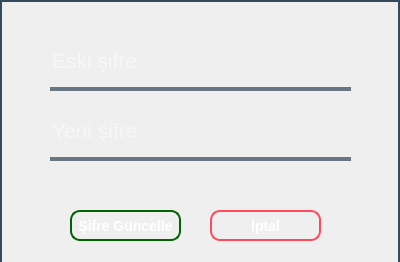
<?xml version="1.0" encoding="UTF-8"?>
<ui version="4.0">
 <class>Dialog</class>
 <widget class="QDialog" name="Dialog">
  <property name="geometry">
   <rect>
    <x>0</x>
    <y>0</y>
    <width>400</width>
    <height>262</height>
   </rect>
  </property>
  <property name="windowTitle">
   <string>Dialog</string>
  </property>
  <widget class="QLineEdit" name="oldPasswordEdit">
   <property name="geometry">
    <rect>
     <x>50</x>
     <y>40</y>
     <width>301</width>
     <height>51</height>
    </rect>
   </property>
   <property name="font">
    <font>
     <pointsize>16</pointsize>
    </font>
   </property>
   <property name="styleSheet">
    <string notr="true">background-color:rgba(0,0,0,0);
border:none;
border-bottom:4px solid rgba(105,118,132,255);
color:white;
padding-bottom:7px;</string>
   </property>
   <property name="placeholderText">
    <string>Eski şifre</string>
   </property>
  </widget>
  <widget class="QLabel" name="background">
   <property name="geometry">
    <rect>
     <x>0</x>
     <y>0</y>
     <width>400</width>
     <height>300</height>
    </rect>
   </property>
   <property name="styleSheet">
    <string notr="true">QLabel#background {
    background: qlineargradient(spread:pad, x1:0, y1:0, x2:1, y2:0, 
                                stop:0 #2c3e50, 
                                stop:0.5 #34495e, 
                                stop:1 #2c3e50); /* Gradient arka plan */
    border: 2px solid #34495e;     /* Kenarlık rengi */
    border-radius: 0px;          /* Kenarların köşelerini yuvarlama */
    padding: 5px;                 /* Kenarlık ile metin arasındaki boşluk */
    color: white;                 /* Metin rengi */
    font: bold 14px;              /* Kalın ve 14 piksel boyutunda yazı tipi */
    text-align: center;           /* Metni ortalama */
}
</string>
   </property>
   <property name="text">
    <string/>
   </property>
  </widget>
  <widget class="QLineEdit" name="newPasswordEdit">
   <property name="geometry">
    <rect>
     <x>50</x>
     <y>110</y>
     <width>301</width>
     <height>51</height>
    </rect>
   </property>
   <property name="font">
    <font>
     <pointsize>16</pointsize>
    </font>
   </property>
   <property name="styleSheet">
    <string notr="true">background-color:rgba(0,0,0,0);
border:none;
border-bottom:4px solid rgba(105,118,132,255);
color:white;
padding-bottom:7px;</string>
   </property>
   <property name="placeholderText">
    <string>Yeni şifre</string>
   </property>
  </widget>
  <widget class="QPushButton" name="changeButton">
   <property name="geometry">
    <rect>
     <x>70</x>
     <y>210</y>
     <width>111</width>
     <height>31</height>
    </rect>
   </property>
   <property name="font">
    <font>
     <family>Segoe UI</family>
     <pointsize>-1</pointsize>
     <weight>75</weight>
     <italic>false</italic>
     <bold>true</bold>
    </font>
   </property>
   <property name="styleSheet">
    <string notr="true">QPushButton#changeButton {
    background: qlineargradient(spread:pad, x1:0, y1:0, x2:1, y2:0, 
                                stop:0 #006400, 
                                stop:0.5 #008000, 
                                stop:1 #006400); /* Gradient arka plan */
    border: 2px solid #006400;   /* Kenarlık rengi */
    border-radius: 10px;         /* Kenarların köşelerini yuvarlama */
    color: white;                /* Metin rengi */
    padding: 5px;                /* Kenarlık ile metin arasındaki boşluk */
    font-size: 14px;             /* Yazı tipi boyutu */
    font-weight: bold;           /* Yazı tipi kalınlığı */
}

QPushButton#changeButton:hover {
    background: qlineargradient(spread:pad, x1:0, y1:0, x2:1, y2:0, 
                                stop:0 #008000, 
                                stop:0.5 #00a000, 
                                stop:1 #008000); /* Gradient arka plan */
    border: 2px solid #008000;   /* Kenarlık rengi */
}

QPushButton#changeButton:pressed {
    background: qlineargradient(spread:pad, x1:0, y1:0, x2:1, y2:0, 
                                stop:0 #004d00, 
                                stop:0.5 #006400, 
                                stop:1 #004d00); /* Gradient arka plan */
    border: 2px solid #004d00;   /* Kenarlık rengi */
    padding: 5px;                /* Kenarlık ile metin arasındaki boşluk */
    border-radius: 10px;         /* Kenarların köşelerini yuvarlama */
    color: white;                /* Metin rengi */
    font-size: 14px;             /* Yazı tipi boyutu */
    font-weight: bold;           /* Yazı tipi kalınlığı */
}
</string>
   </property>
   <property name="text">
    <string>Şifre Güncelle</string>
   </property>
  </widget>
  <widget class="QPushButton" name="cancelButton">
   <property name="geometry">
    <rect>
     <x>210</x>
     <y>210</y>
     <width>111</width>
     <height>31</height>
    </rect>
   </property>
   <property name="font">
    <font>
     <family>Segoe UI</family>
     <pointsize>-1</pointsize>
     <weight>75</weight>
     <bold>true</bold>
    </font>
   </property>
   <property name="styleSheet">
    <string notr="true">QPushButton#cancelButton {
    background: qlineargradient(spread:pad, x1:0, y1:0, x2:1, y2:0, 
                                stop:0 #ff4b5c, 
                                stop:0.5 #ff6f61, 
                                stop:1 #ff4b5c); /* Gradient arka plan */
    border: 2px solid #ff4b5c;   /* Kenarlık rengi */
    border-radius: 10px;         /* Kenarların köşelerini yuvarlama */
    color: white;                /* Metin rengi */
    padding: 5px;                /* Kenarlık ile metin arasındaki boşluk */
    font-size: 14px;             /* Yazı tipi boyutu */
    font-weight: bold;           /* Yazı tipi kalınlığı */
}

QPushButton#cancelButton:hover {
    background: qlineargradient(spread:pad, x1:0, y1:0, x2:1, y2:0, 
                                stop:0 #ff6f61, 
                                stop:0.5 #ff8a80, 
                                stop:1 #ff6f61); /* Gradient arka plan */
    border: 2px solid #ff6f61;   /* Kenarlık rengi */
}

QPushButton#cancelButton:pressed {
    background: qlineargradient(spread:pad, x1:0, y1:0, x2:1, y2:0, 
                                stop:0 #d32f2f, 
                                stop:0.5 #f44336, 
                                stop:1 #d32f2f); /* Gradient arka plan */
    border: 2px solid #d32f2f;   /* Kenarlık rengi */
    padding: 5px;                /* Kenarlık ile metin arasındaki boşluk */
    border-radius: 10px;         /* Kenarların köşelerini yuvarlama */
    color: white;                /* Metin rengi */
    font-size: 14px;             /* Yazı tipi boyutu */
    font-weight: bold;           /* Yazı tipi kalınlığı */
}
</string>
   </property>
   <property name="text">
    <string>İptal</string>
   </property>
  </widget>
  <zorder>background</zorder>
  <zorder>oldPasswordEdit</zorder>
  <zorder>newPasswordEdit</zorder>
  <zorder>changeButton</zorder>
  <zorder>cancelButton</zorder>
 </widget>
 <resources/>
 <connections/>
</ui>
